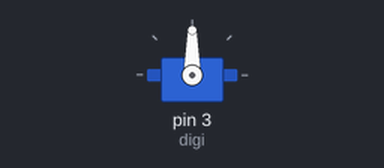
The sketch below on a simulated Arduino Uno, built with avr-gcc and run on an emulated ATmega328P. Parts: servo. What the sketch prints to the serial monitor is not drawn.

Above: at 0.1 s.
At 2.1 s:
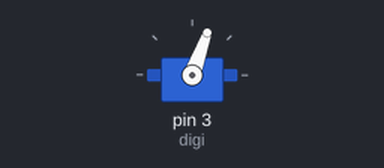
Timing chart, 0 to 3.6 s (numbered marks = the images above):
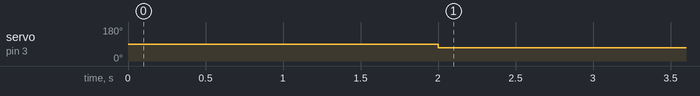

The sketch:

test_servo.ino
```cpp
#include <Servo.h>

const int digi = 3;

Servo myservo;

void setup() {
  myservo.attach(digi);
  Serial.begin(9600);
}

void loop() {
  Serial.println("shit");
//  myservo.write(90);
  delay(2000);
  myservo.write(70);
  delay(2000);
}
```

Measured:
- by itself, servo on pin 3 (digi): 90° → 70° at 2.0 s
